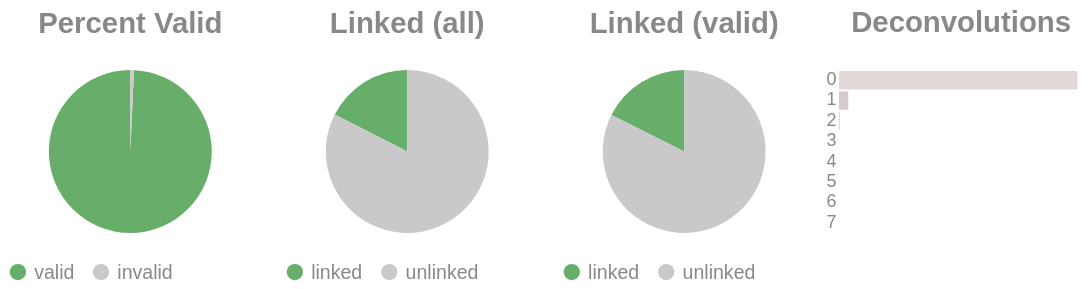

The notebook cell saved with this chart:
### Code cell
if SKIPLR:
    pass
else:
    clash = Counter()
    for i in valids['molecule'].to_list():
        _mol = i.split("-")
        if len(_mol) == 1:
            clash.update('0')
        else:
            clash.update(_mol[-1])

    _d = {"deconvolutions": [], 'count': []}
    for k,v in clash.items():
        _d['deconvolutions'].append(k)
        _d['count'].append(v)

    tot_valid = valids['reads'].sum()
    mask = valids['reads'] >= 2
    n_linked_reads = valids.filter(mask)['reads'].sum()
    if n_linked_reads == 0:
        print_html("No linked molecules (>=2 reads) were detected; skipping linked-only distributions.")
        SKIPLR = True
    else:
        perc_valid = round(tot_valid / n_reads, 4)
        linked_perc_abs = round(n_linked_reads / n_reads, 4)
        linked_perc = round(n_linked_reads / tot_valid, 4)

    _valid = pl.DataFrame({"valids": ['valid', 'invalid'], "count": [tot_valid, n_reads - tot_valid]})
    _linked_abs = pl.DataFrame({"linked (absolute)": ['linked', 'unlinked'], "count": [n_linked_reads, n_reads - n_linked_reads]})
    _linked_rel = pl.DataFrame({"linked (valids)": ['linked', 'unlinked'], "count": [n_linked_reads, tot_valid - n_linked_reads]})

    (
        alt.hconcat(
            piechart(_valid, goodval = 'valid', title = "Percent Valid"),
            piechart(_linked_abs, goodval = "linked", title =  "Linked (all)"),
            piechart(_linked_rel, goodval = "linked", title =  "Linked (valid)"),
            convolutionbar(pl.DataFrame(_d), title = "Deconvolutions"),
            center = True,
            bounds = 'flush'
        )
        .resolve_scale(color='independent')
        .resolve_legend('independent')
        .properties(usermeta={'embedOptions': {"actions": False}})
    ).display()

### Figure 1 — Vega-Lite specification as saved in the notebook (floating-point values rounded to 4 significant figures)
{"width": "container", "height": 400, "config": {"title": {"anchor": "start", "dy": -15, "fontSize": 18, "color": "#888888", "subtitleColor": "#888888", "subtitleFontSize": 14}, "arc": {"fill": "#0072B2"}, "axis": {"domainColor": "#888888", "domainWidth": 0.5, "gridWidth": 0.2, "grid": false, "titleFontWeight": 400, "titleFontSize": 15, "labelFontSize": 11, "labelColor": "#888888", "tickColor": "#888888", "tickWidth": 0.2, "titleColor": "#888888"}, "axisBand": {"grid": false}, "axisX": {"grid": true, "tickSize": 10, "domainCap": "round"}, "axisY": {"domain": false, "grid": true, "tickSize": 0, "domainCap": "round"}, "background": "transparent", "header": {"labelFontSize": 15, "labelColor": "#888888", "titleFontSize": 15, "titleFontWeight": 600, "titleColor": "#888888"}, "legend": {"labelFont": "sans-serif", "labelFontSize": 12, "labelColor": "#888888", "symbolSize": 100, "symbolType": "circle", "titleFontSize": 12, "titlePadding": 10, "titleColor": "#888888", "title": null}, "range": {"category": ["#E69F00", "#56B4E9", "#009E73", "#F0E442", "#0072B2", "#D55E00", "#CC79A7", "#000000"], "diverging": ["#cfe8f3", "#a2d4ec", "#73bfe2", "#46abdb", "#1696d2", "#12719e"]}, "area": {"fill": "#0072B2", "fillOpacity": 0.7, "line": true, "strokeOpacity": 0.7}, "line": {"color": "#0072B2", "stroke": "#0072B2", "strokeWidth": 2}, "trail": {"color": "#0072B2", "stroke": "#0072B2", "strokeWidth": 0, "size": 1}, "point": {"filled": true, "fillOpacity": 1.0, "size": 95}, "text": {"color": "#888888", "fontSize": 11, "align": "right", "fontWeight": 400, "size": 11}, "bar": {"fill": "#0072B2", "stroke": null}, "view": {"stroke": null, "continuousWidth": 660, "continuousHeight": 400}}, "hconcat": [{"data": {"name": "data-fd92108cc07cfedd022d8001ed558abc"}, "mark": {"type": "arc"}, "encoding": {"color": {"field": "valids", "legend": {"orient": "bottom", "title": null}, "scale": {"domain": ["valid", "invalid"], "range": ["#68ae6b", "#C9C9C9"]}, "title": "Valids", "type": "nominal"}, "theta": {"field": "count", "type": "quantitative"}, "tooltip": [{"field": "valids", "title": "Valids", "type": "ordinal"}, {"field": "percent", "format": ".2%", "title": "Percent", "type": "quantitative"}, {"field": "count", "title": "Count", "type": "quantitative"}]}, "height": 100, "title": {"text": "Percent Valid", "align": "center", "anchor": "middle"}, "transform": [{"calculate": "datum.count / 5102022", "as": "percent"}], "width": 150}, {"data": {"name": "data-d73196ca515d623064dead6ca4fd839d"}, "mark": {"type": "arc"}, "encoding": {"color": {"field": "linked (absolute)", "legend": {"orient": "bottom", "title": null}, "scale": {"domain": ["linked", "unlinked"], "range": ["#68ae6b", "#C9C9C9"]}, "title": "Linked (Absolute)", "type": "nominal"}, "theta": {"field": "count", "type": "quantitative"}, "tooltip": [{"field": "linked (absolute)", "title": "Linked (Absolute)", "type": "ordinal"}, {"field": "percent", "format": ".2%", "title": "Percent", "type": "quantitative"}, {"field": "count", "title": "Count", "type": "quantitative"}]}, "height": 100, "title": {"text": "Linked (all)", "align": "center", "anchor": "middle"}, "transform": [{"calculate": "datum.count / 5102022", "as": "percent"}], "width": 150}, {"data": {"name": "data-d41aa8bcca9e94d6e78600866ce5ad13"}, "mark": {"type": "arc"}, "encoding": {"color": {"field": "linked (valids)", "legend": {"orient": "bottom", "title": null}, "scale": {"domain": ["linked", "unlinked"], "range": ["#68ae6b", "#C9C9C9"]}, "title": "Linked (Valids)", "type": "nominal"}, "theta": {"field": "count", "type": "quantitative"}, "tooltip": [{"field": "linked (valids)", "title": "Linked (Valids)", "type": "ordinal"}, {"field": "percent", "format": ".2%", "title": "Percent", "type": "quantitative"}, {"field": "count", "title": "Count", "type": "quantitative"}]}, "height": 100, "title": {"text": "Linked (valid)", "align": "center", "anchor": "middle"}, "transform": [{"calculate": "datum.count / 5065806", "as": "percent"}], "width": 150}, {"data": {"name": "data-9c949aecd31f122c7354454a3c0465ef"}, "mark": {"type": "bar"}, "encoding": {"color": {"field": "deconvolutions", "legend": null, "scale": {"scheme": "lightgreyred"}, "type": "nominal"}, "tooltip": [{"field": "deconvolutions", "title": "Deconvolutions", "type": "ordinal"}, {"field": "percent", "format": ".2%", "title": "Percent", "type": "quantitative"}, {"field": "count", "title": "Count", "type": "quantitative"}], "x": {"axis": null, "field": "count", "type": "quantitative"}, "y": {"field": "deconvolutions", "sort": "ascending", "title": null, "type": "nominal"}}, "height": 100, "title": {"text": "Deconvolutions", "align": "center", "anchor": "middle"}, "transform": [{"calculate": "datum.count / 4578328", "as": "percent"}], "width": 150}], "bounds": "flush", "center": true, "resolve": {"legend": {"angle": "independent"}, "scale": {"color": "independent"}}, "usermeta": {"embedOptions": {"actions": false}}, "$schema": "https://vega.github.io/schema/vega-lite/v6.1.0.json", "datasets": {"data-fd92108cc07cfedd022d8001ed558abc": [{"valids": "valid", "count": 5065806}, {"valids": "invalid", "count": 36216}], "data-d73196ca515d623064dead6ca4fd839d": [{"linked (absolute)": "linked", "count": 891692}, {"linked (absolute)": "unlinked", "count": 4210330}], "data-d41aa8bcca9e94d6e78600866ce5ad13": [{"linked (valids)": "linked", "count": 891692}, {"linked (valids)": "unlinked", "count": 4174114}], "data-9c949aecd31f122c7354454a3c0465ef": [{"deconvolutions": "0", "count": 4393487}, {"deconvolutions": "1", "count": 172210}, {"deconvolutions": "2", "count": 11594}, {"deconvolutions": "3", "count": 929}, {"deconvolutions": "4", "count": 94}, {"deconvolutions": "5", "count": 10}, {"deconvolutions": "6", "count": 3}, {"deconvolutions": "7", "count": 1}]}}
